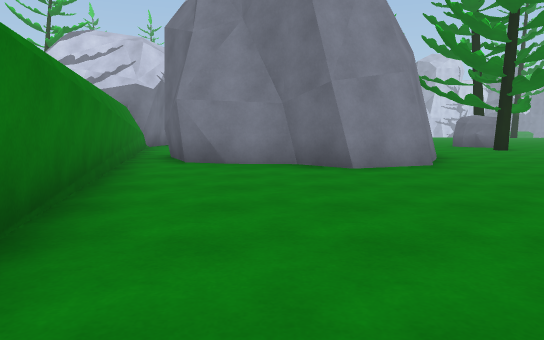
view 1 (above)

16 first-person views from a walk through a scene from a Unity 3-D project. The camera is 1.2 m above the floor, tilts 6° down and sees 70° across. The floor is counted in squares, 2 m on a side. Each view is taken from the middle of a square. On the plan, view 1 faces up. The plan holds only what a view shows up to about 11 squares ahead; the rest is blank. The place goes on beyond the plan. The player is left out.

view 2
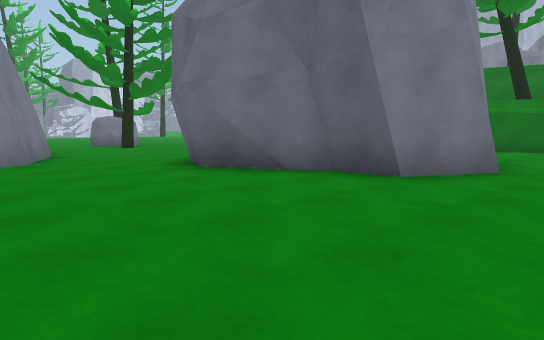

view 3
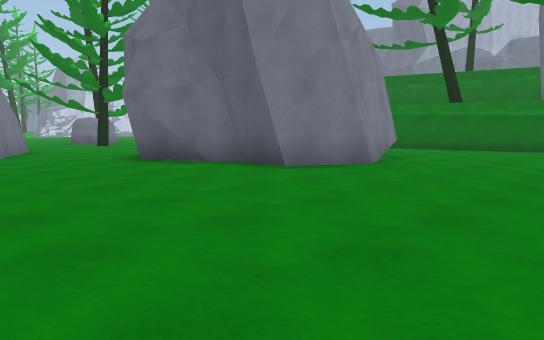

view 4
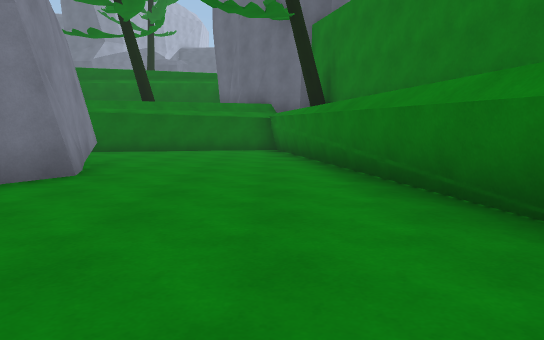

view 5
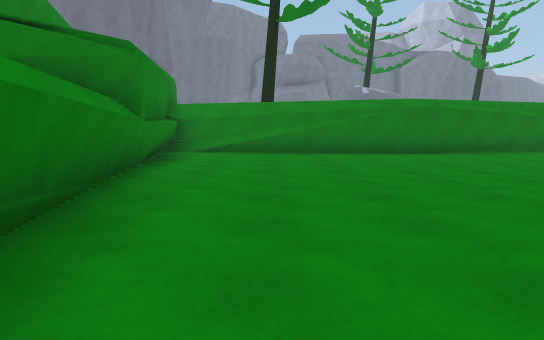

view 6
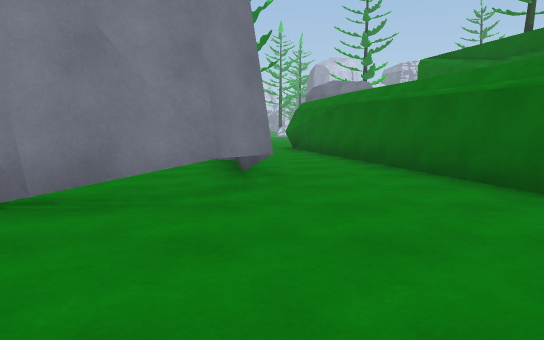

view 7
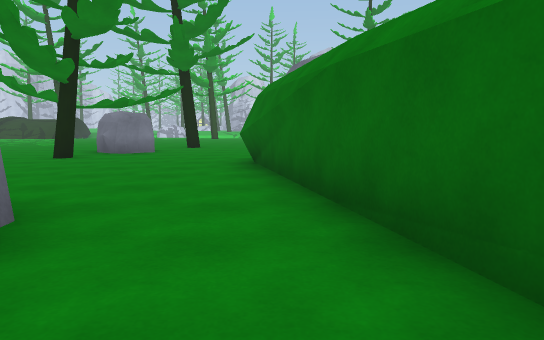

view 8
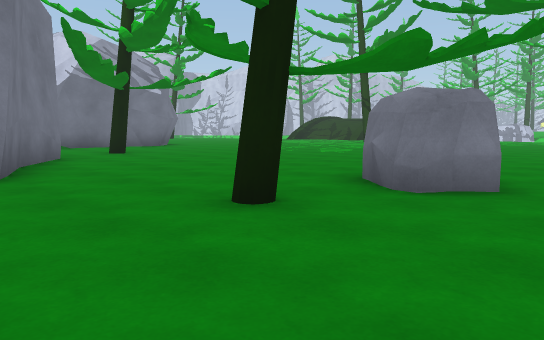

view 9
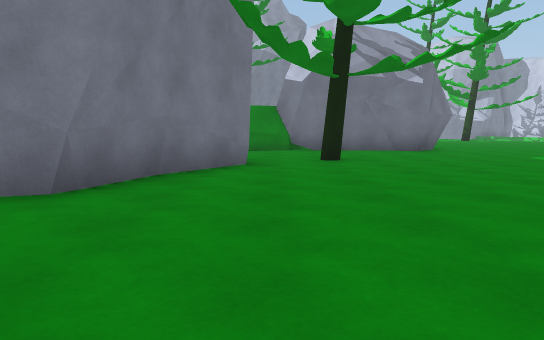

view 10
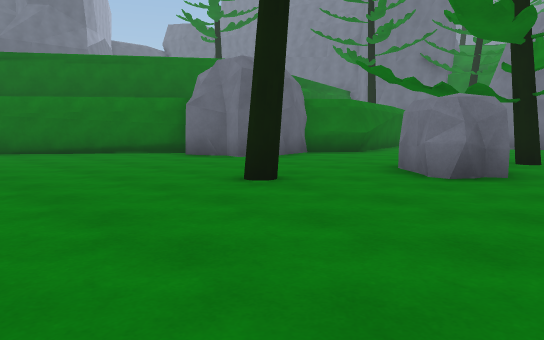

view 11
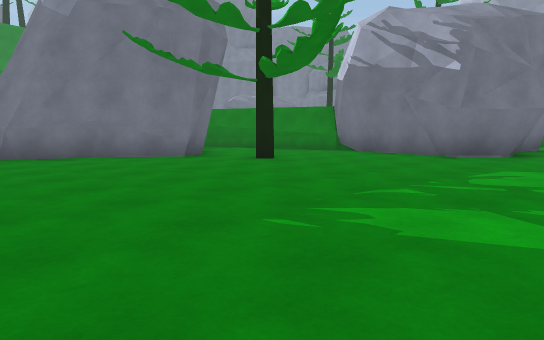

view 12
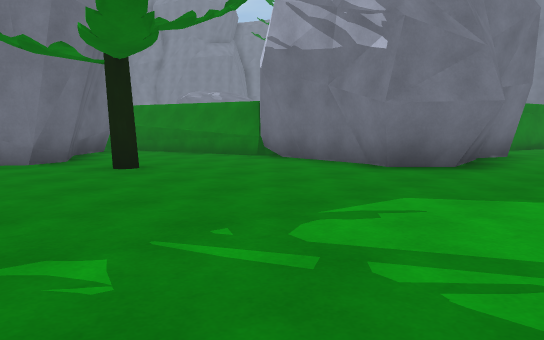

view 13
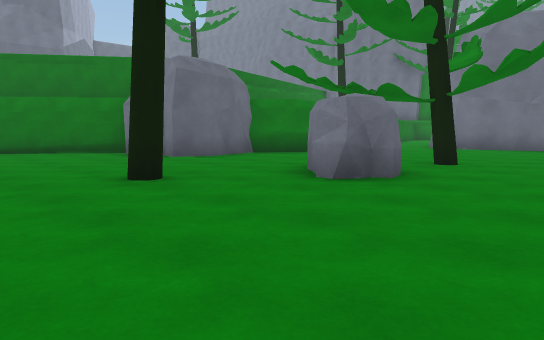

view 14
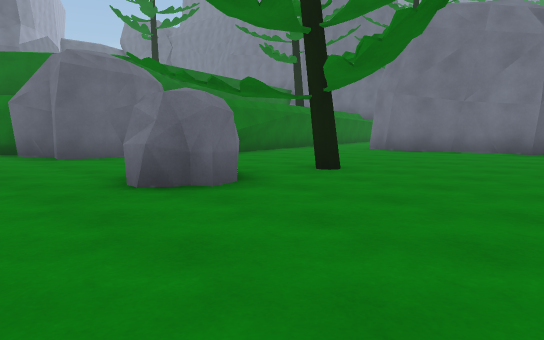

view 15
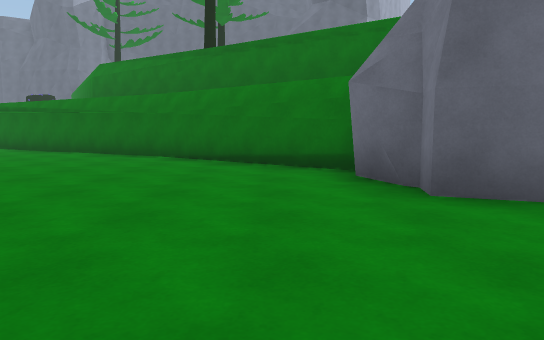

view 16
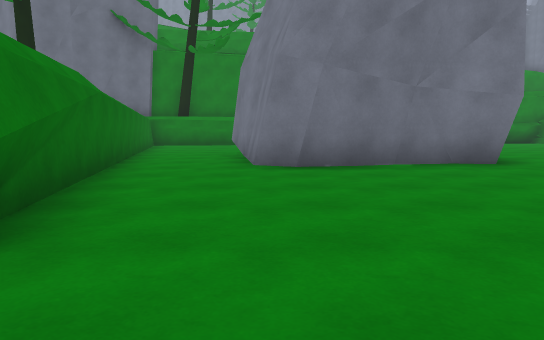

### Floor plan
Points are (right, up) in squares from view 1. A wall is a line through its corners. A room is listed if a view was taken in it or the views show most of it. See-through windows are left out.
Room 1 (views 1, 2, 3, 4, 5, 6, 7)
walls: (5.1, 2.9) (4.5, 4.3) (5.1, 5.5); (4.5, 3.6) (4.3, 4.2); (7.1, 0.5) (5.5, 1.3) (5.5, 2.4) (4.5, 3.7); (-1.4, 0) (-1.9, -1.8); (1.3, 5.8) (0.3, 6.8) (-1.6, 6.9); (9.5, 1.4) (6.8, 0.7); (-1.6, -0.4) (-2.4, -4.7); (2.5, 6.6) (1, 6); (-1.6, -1.2) (-2.4, -4.1); (10, 2.2) (9.5, 1.5) (9.1, 1.3); (0, -4) (2, -4.2); (-0.4, -4.5) (13.1, -2.1); (-1.3, -4.4) (0.5, -4.1); (-0.9, 6.8) (-1.6, 7) (-2.4, 8.6); (13.1, -0.9) (12.1, 3.7); (-2.9, 7.9) (-1.3, 1.6) (-2, -3.6)
ways out: opening at (4, 6) to room 2; opening at (10.5, 3.5) to room 2
Room 2 (views 8, 9, 10, 11, 12, 13, 14, 15, 16)
walls: (3.3, 10.1) (3.6, 9.2) (2.7, 6.5); (1.6, 10.6) (3.2, 10.1) (3.5, 9.6); (10.5, 10.3) (11.4, 11.4); (3.4, 8.3) (2.5, 6.6); (-0.1, 11.5) (0.2, 11.6) (1.9, 10.5); (10.7, 9) (10.5, 10.2); (13.3, 13.6) (16.7, 17.6); (7.8, 5.8) (8.4, 5.9) (9.2, 5.6) (9.5, 3.7); (5.1, 5.5) (6.4, 5.3) (7.9, 5.9); (7.6, 5.6) (8.6, 5.8); (11.4, 7.3) (10.4, 10.1); (5.9, 5.3) (7, 5.5); (-3.5, 15.9) (-4, 14.9); (-2.4, 8.6) (-1.2, 9.6) (-0.5, 11.3) (0.2, 11.6); (-4, 14.5) (-4, 13.4); (-3.9, 15.5) (-4.2, 12.5); (-4.4, 12.7) (-4.1, 12.5) (-2.9, 7.9); (9.4, 3.8) (9.7, 3.2); (-4.6, 17.2) (-4.1, 16.5); (-4.6, 17.2) (-3.4, 16.1); (9.6, 3.5) (10, 2.2); (16.6, 17.5) (17.7, 19.6); (12.1, 3.7) (10.6, 10.2)
low walls: (10.8, 9.6) (10.5, 10.3); (-4.2, 16.5) (-3.5, 15.9)
ways out: opening at (4, 6) to room 1; opening at (10.5, 3.5) to room 1; opening at (-4.5, 18.5)
objects: tree (-1, 13); tree (7, 11); rock (7, 13) to (8, 14); tree (8, 16)

Positions as (right, up) in squares from view 1, and headings:
1: (0, 0), facing up
2: (1, -1), facing up-right
3: (1, -3), facing up-right
4: (2, -2), facing right
5: (8, -2), facing left
6: (10, -2), facing up
7: (11, 3), facing up
8: (9, 9), facing up-left
9: (7, 12), facing left
10: (5, 19), facing down-right
11: (5, 19), facing down-left
12: (2, 19), facing down-left
13: (4, 18), facing down-right
14: (3, 16), facing down-right
15: (8, 15), facing right
16: (9, 12), facing down
